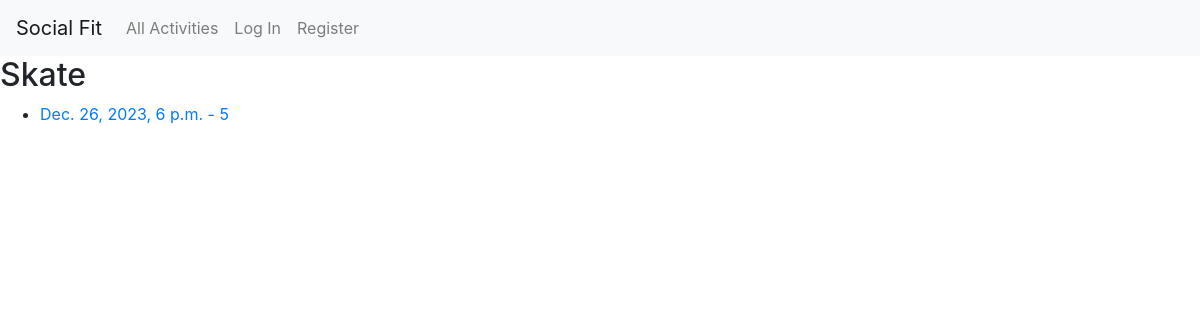
/activities/1, run on an earlier commit of the app's database.
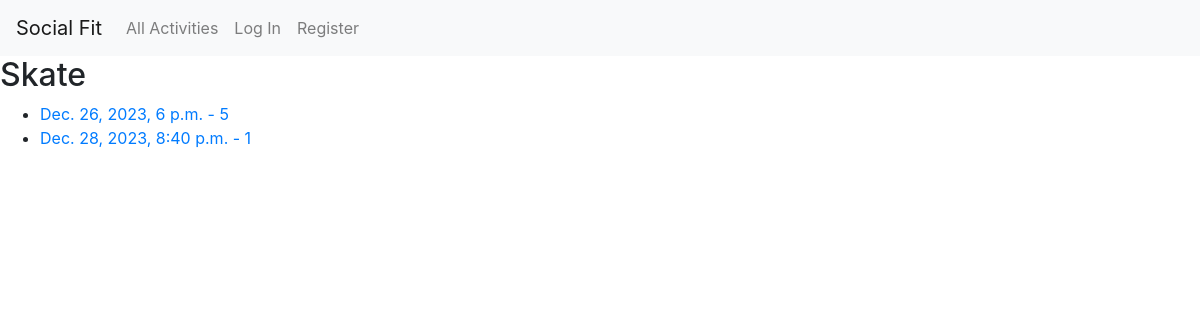
And on a later commit of the database.
### booking/models.py (models this page shows, shortened)
class ActivitySchedule(models.Model):
    activity = models.ForeignKey(Activity, on_delete=models.CASCADE)
    instructor = models.ForeignKey(User, on_delete=models.CASCADE, related_name='instructor_activities')
    date = models.DateTimeField(null=True)
    capacity = models.IntegerField(null=True)
    cost = models.IntegerField(null=True)
    description = models.TextField(null=True)
    active = models.BooleanField(default=True)
    reservations = models.ManyToManyField(User, through='ActivityReservation')

### booking/views.py (the view)
# urls.py: path("activities/<int:activity_id>", views.activity, name="activity"),
def activity(request, activity_id):
    try:
        activity = Activity.objects.get(pk=activity_id)
    except activity.DoesNotExist:
        raise Http404("Activity not found.")
    return render(request, "booking/activity.html",
    {
        "activity": activity
    })

### booking/templates/booking/activity.html
{% extends "booking/layout.html" %}
{% block body %}
    <h2>{{ activity.name }}</h2>
    <ul>
        {% for schedule in activity.activityschedule_set.all %}
            <li>
                <a href="{% url 'booking:schedule' schedule.id %}">
                {{ schedule.date }} - {{ schedule.cost }}
                </a>
            </li>
        {% endfor %}
    </ul>
{% endblock %}

What changed in the data, as far as the page shows it:
added ActivitySchedule: date "Dec. 28, 2023, 8:40 p.m.", cost "1"
